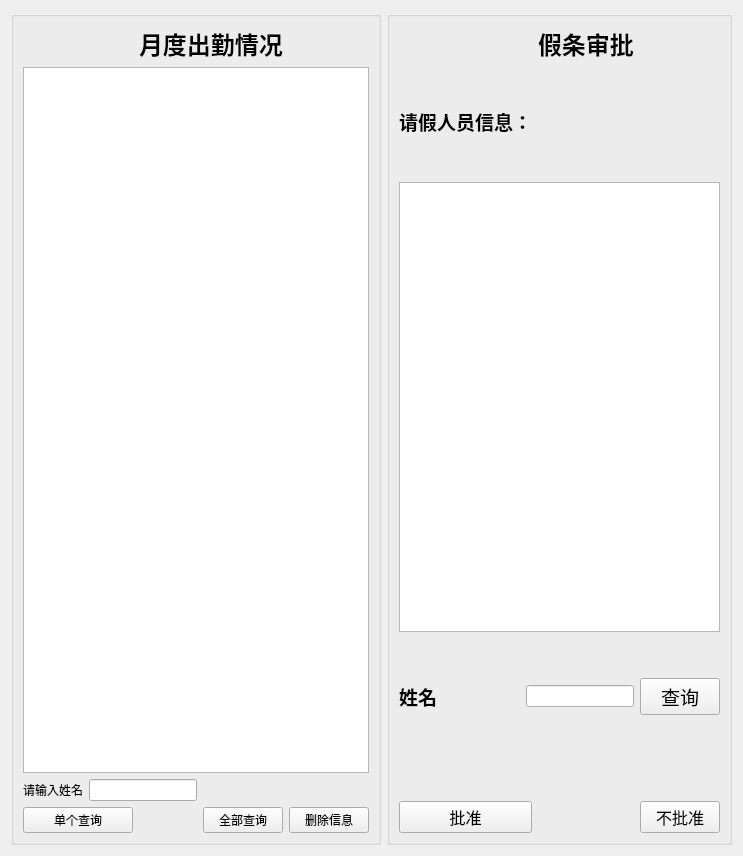
     <widget class="QWidget" name="tab_2">
      <attribute name="title">
       <string>出勤管理</string>
      </attribute>
      <layout class="QGridLayout" name="gridLayout_11">
       <item row="0" column="0">
        <layout class="QHBoxLayout" name="horizontalLayout_5">
         <item>
          <widget class="QGroupBox" name="groupBox_3">
           <property name="title">
            <string/>
           </property>
           <layout class="QGridLayout" name="gridLayout_5">
            <item row="0" column="2" colspan="2">
             <widget class="QLabel" name="label_10">
              <property name="text">
               <string>&lt;html&gt;&lt;head/&gt;&lt;body&gt;&lt;p&gt;&lt;span style=&quot; font-size:18pt; font-weight:600;&quot;&gt;月度出勤情况&lt;/span&gt;&lt;/p&gt;&lt;/body&gt;&lt;/html&gt;</string>
              </property>
             </widget>
            </item>
            <item row="1" column="0" colspan="5">
             <widget class="QTableView" name="tableView_2"/>
            </item>
            <item row="2" column="0">
             <widget class="QLabel" name="label_11">
              <property name="text">
               <string>请输入姓名</string>
              </property>
             </widget>
            </item>
            <item row="2" column="1" colspan="2">
             <widget class="QLineEdit" name="lineEdit_5"/>
            </item>
            <item row="3" column="3">
             <widget class="QPushButton" name="pushButton_6">
              <property name="text">
               <string>全部查询</string>
              </property>
             </widget>
            </item>
            <item row="3" column="4">
             <widget class="QPushButton" name="pushButton_8">
              <property name="text">
               <string>删除信息</string>
              </property>
             </widget>
            </item>
            <item row="3" column="0" colspan="2">
             <widget class="QPushButton" name="pushButton_7">
              <property name="text">
               <string>单个查询</string>
              </property>
             </widget>
            </item>
           </layout>
          </widget>
         </item>
         <item>
          <widget class="QGroupBox" name="groupBox_6">
           <property name="title">
            <string/>
           </property>
           <layout class="QGridLayout" name="gridLayout_10">
            <item row="3" column="0">
             <spacer name="verticalSpacer_16">
              <property name="orientation">
               <enum>Qt::Vertical</enum>
              </property>
              <property name="sizeHint" stdset="0">
               <size>
                <width>20</width>
                <height>40</height>
               </size>
              </property>
             </spacer>
            </item>
            <item row="5" column="1">
             <spacer name="verticalSpacer_17">
              <property name="orientation">
               <enum>Qt::Vertical</enum>
              </property>
              <property name="sizeHint" stdset="0">
               <size>
                <width>20</width>
                <height>40</height>
               </size>
              </property>
             </spacer>
            </item>
            <item row="2" column="0" colspan="3">
             <widget class="QTableView" name="tableView_4">
              <property name="minimumSize">
               <size>
                <width>0</width>
                <height>450</height>
               </size>
              </property>
             </widget>
            </item>
            <item row="0" column="1">
             <widget class="QLabel" name="label_21">
              <property name="text">
               <string>&lt;html&gt;&lt;head/&gt;&lt;body&gt;&lt;p&gt;&lt;span style=&quot; font-size:18pt; font-weight:600;&quot;&gt;假条审批&lt;/span&gt;&lt;/p&gt;&lt;/body&gt;&lt;/html&gt;</string>
              </property>
             </widget>
            </item>
            <item row="1" column="0">
             <widget class="QLabel" name="label_24">
              <property name="text">
               <string>&lt;html&gt;&lt;head/&gt;&lt;body&gt;&lt;p&gt;&lt;br/&gt;&lt;/p&gt;&lt;p&gt;&lt;span style=&quot; font-size:14pt; font-weight:600;&quot;&gt;请假人员信息：&lt;/span&gt;&lt;/p&gt;&lt;p&gt;&lt;br/&gt;&lt;/p&gt;&lt;/body&gt;&lt;/html&gt;</string>
              </property>
             </widget>
            </item>
            <item row="6" column="1">
             <spacer name="verticalSpacer_15">
              <property name="orientation">
               <enum>Qt::Vertical</enum>
              </property>
              <property name="sizeHint" stdset="0">
               <size>
                <width>20</width>
                <height>40</height>
               </size>
              </property>
             </spacer>
            </item>
            <item row="7" column="0">
             <widget class="QPushButton" name="pushButton_17">
              <property name="font">
               <font>
                <family>Agency FB</family>
                <pointsize>12</pointsize>
               </font>
              </property>
              <property name="text">
               <string>批准</string>
              </property>
             </widget>
            </item>
            <item row="7" column="2">
             <widget class="QPushButton" name="pushButton_15">
              <property name="font">
               <font>
                <family>Agency FB</family>
                <pointsize>12</pointsize>
               </font>
              </property>
              <property name="text">
               <string>不批准</string>
              </property>
             </widget>
            </item>
            <item row="4" column="0" colspan="2">
             <layout class="QHBoxLayout" name="horizontalLayout_3">
              <item>
               <widget class="QLabel" name="label_22">
                <property name="text">
                 <string>&lt;html&gt;&lt;head/&gt;&lt;body&gt;&lt;p&gt;&lt;span style=&quot; font-size:14pt; font-weight:600;&quot;&gt;姓名&lt;/span&gt;&lt;/p&gt;&lt;/body&gt;&lt;/html&gt;</string>
                </property>
               </widget>
              </item>
              <item>
               <spacer name="horizontalSpacer">
                <property name="orientation">
                 <enum>Qt::Horizontal</enum>
                </property>
                <property name="sizeHint" stdset="0">
                 <size>
                  <width>40</width>
                  <height>20</height>
                 </size>
                </property>
               </spacer>
              </item>
              <item>
               <widget class="QLineEdit" name="lineEdit_14"/>
              </item>
             </layout>
            </item>
            <item row="4" column="2">
             <widget class="QPushButton" name="pushButton_14">
              <property name="font">
               <font>
                <family>Agency FB</family>
                <pointsize>14</pointsize>
               </font>
              </property>
              <property name="text">
               <string>查询</string>
              </property>
             </widget>
            </item>
           </layout>
          </widget>
         </item>
        </layout>
       </item>
      </layout>
     </widget>
